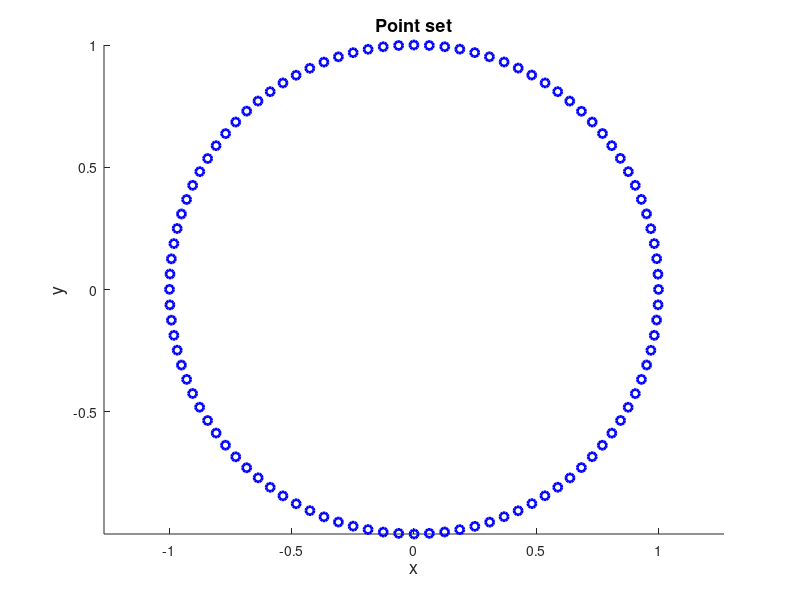

This chart was generated by the following MATLAB code: (Note: this script raises an error after producing the figure.)
%% Vertices of convex hull of points lying on the perimeter of a circle

%% Initial data
% Set the random number generator.
rng(1);
%% 
% Set the points the convex hull of which is to be calculated. They form
% the perimeter of the unit circle.
phi=(pi/50:pi/50:2*pi)';
points=[cos(phi),sin(phi)];
%% 
% Perform random permutation to points to avoid infinite loops in
% convhull_nd.
points=points+0.001*rand(size(points));
%%
% Plot the point set in blue circles.
figure('Name','Point set','NumberTitle','off')
scatter(points(:,1),points(:,2),...
    'marker','o','MarkerEdgeColor',[0 0 1],'LineWidth',2)
xlabel('x','FontSize',13);
ylabel('y','FontSize',13);
title('Point set','FontSize',13)
axis equal

%% Processing
% Find the point identities defining each facet of the convex hull of the
% point set with the new algorithm.
chull1=convhull_nd(points);

%% Verification
% *Error check: hull size*
%%
% Find the initial number of points.
ipoints=size(points,1);
%%
% Find the number of points consisting the convex hull.
hpoints=length(unique(chull1(:)));
%%
% Check if the number of points consisting the convex hull is equal to the
% initial number of points. Since the configuration of the initial points
% is a boundary that is convex everywhere and does not have internal
% points, this point set will be the convex hull of itself. If this is not
% the case, throw an error.
if ipoints~=hpoints
    error('The number of points does not match the true solution.');
end

%% Plots
%
%%
% Find the coordinates of the vertices of the convex hull.
convhullvert=points(unique(chull1(:)),:);
%%
% Plot the vertices of the convex hull of the point set in orange
% asterisks.
hold on
scatter(convhullvert(:,1),convhullvert(:,2),...
    'marker','*','MarkerEdgeColor',[1 0.5 0],'LineWidth',2);

%% Contact author
%
%  (c) 2014 by George Papazafeiropoulos
%  First Lieutenant, Infrastructure Engineer, Hellenic Air Force
%  Civil Engineer, M.Sc., Ph.D. candidate, NTUA
%
% Email: gpapazafeiropoulos@yahoo.gr
%
% Website: http://users.ntua.gr/gpapazaf/
%


